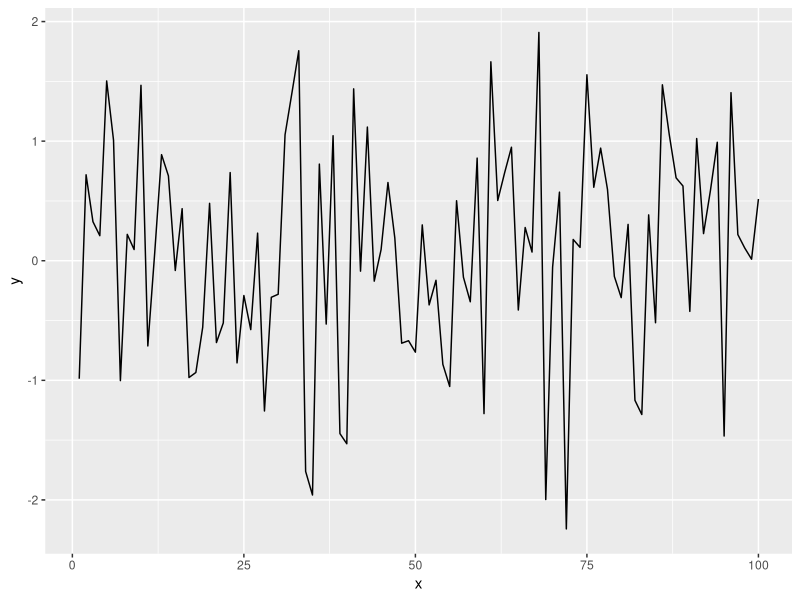

The R source for this figure:
## ---- chunk 1
library(tidyverse)
## ---- chunk 2
x = seq(1:100)
y = rnorm(100)
dat = data.frame(x, y)
ggplot(dat, aes(x = x, y = y)) +
geom_line()

